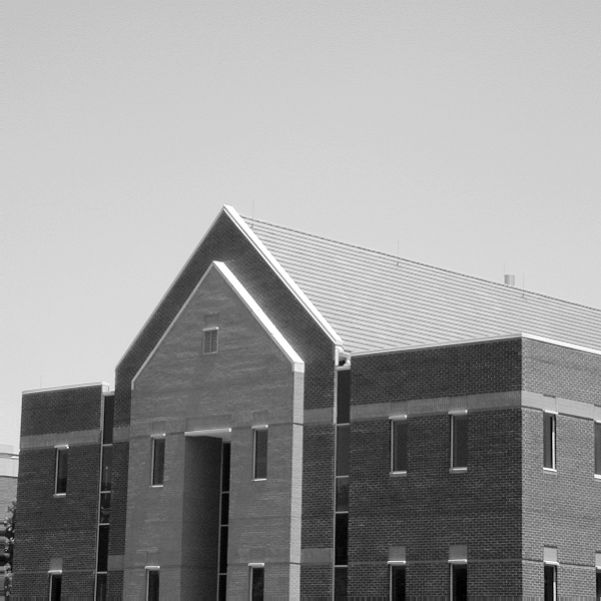
%> input picture matlab/building.jpg, 601 x 601 px
$ octave lab_4_a.m   (GNU Octave 9; MATLAB toolbox functions it lacks are replaced by stand-ins)
%> lines starting %> are read from the running program, lines starting %| are printed output that depends on the picture; in (x1, y1, x2, y2) boxes, pixels count from 0 and x2, y2 are one past the last pixel; in counts of white or black regions, pixels touching at a corner belong together; the program's own positions count from 1
building = imread('building.jpg');
%> building is the input picture: size 601x601x3 uint8; min 0, max 255, mean 152.8
building_gray = rgb2gray(building);
imshow(building_gray);
title('Исходное изображение в оттенках серого');

edge_image1 = imread('zerocross_building.jpg');
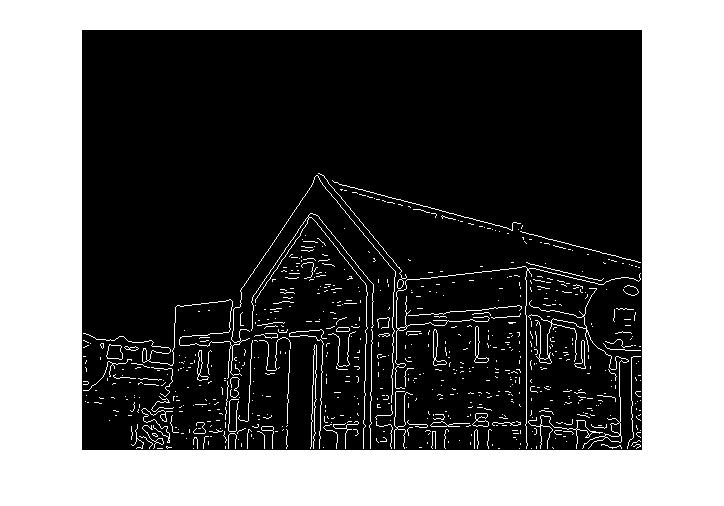
%> input picture matlab/zerocross_building.jpg, 724 x 506 px
%> edge_image1 is the input picture: size 506x724x3 uint8; min 0, max 255, mean 98.7
imshow(edge_image1);
title('Изображение 1');

edge_image2 = imread('canny_building.jpg');
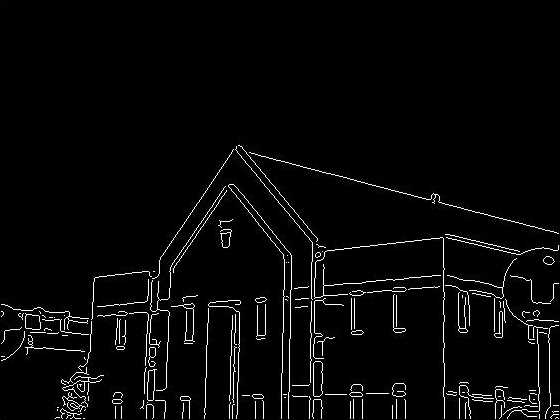
%> input picture matlab/canny_building.jpg, 560 x 420 px
%> edge_image2 is the input picture: size 420x560x3 uint8; min 0, max 255, mean 8.3
imshow(edge_image2);
title('Изображение 2');

T_low = 0.04;
T_high = 0.1;
sigma = 1;
edge_canny = edge(building_gray, 'canny', [T_low T_high], sigma);
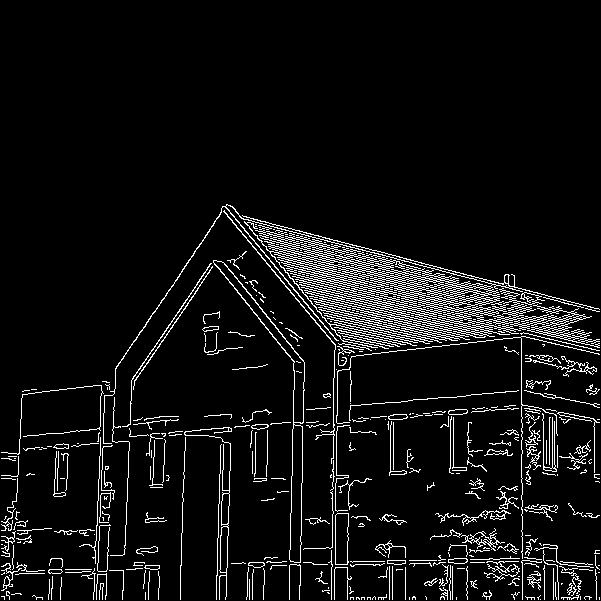
%> edge_canny: size 601x601 logical; 6.7% white in thin lines or dots, all inside (x1, y1, x2, y2) = (1, 204, 600, 600)
figure, imshow(edge_canny);
title('Детектор Канни');

edge_zerocross = edge(building_gray, 'zerocross');
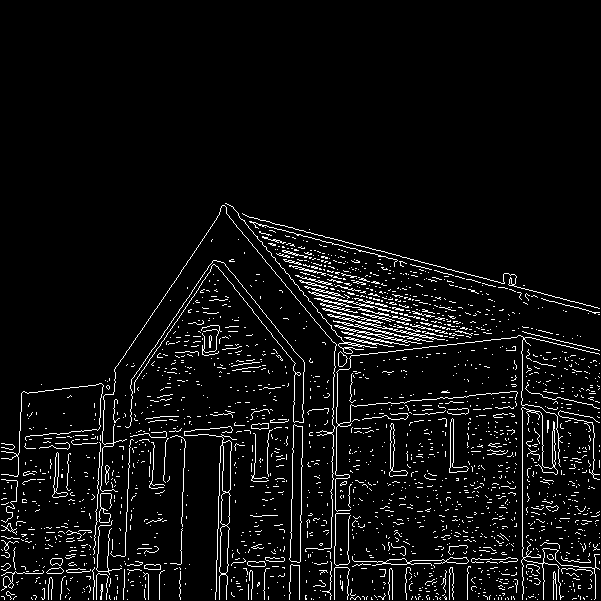
%> edge_zerocross: size 601x601 logical; 5.4% white in thin lines or dots, all inside (x1, y1, x2, y2) = (1, 203, 600, 600)
figure, imshow(edge_zerocross);
title('Детектор Пересечения нулевого уровня');
